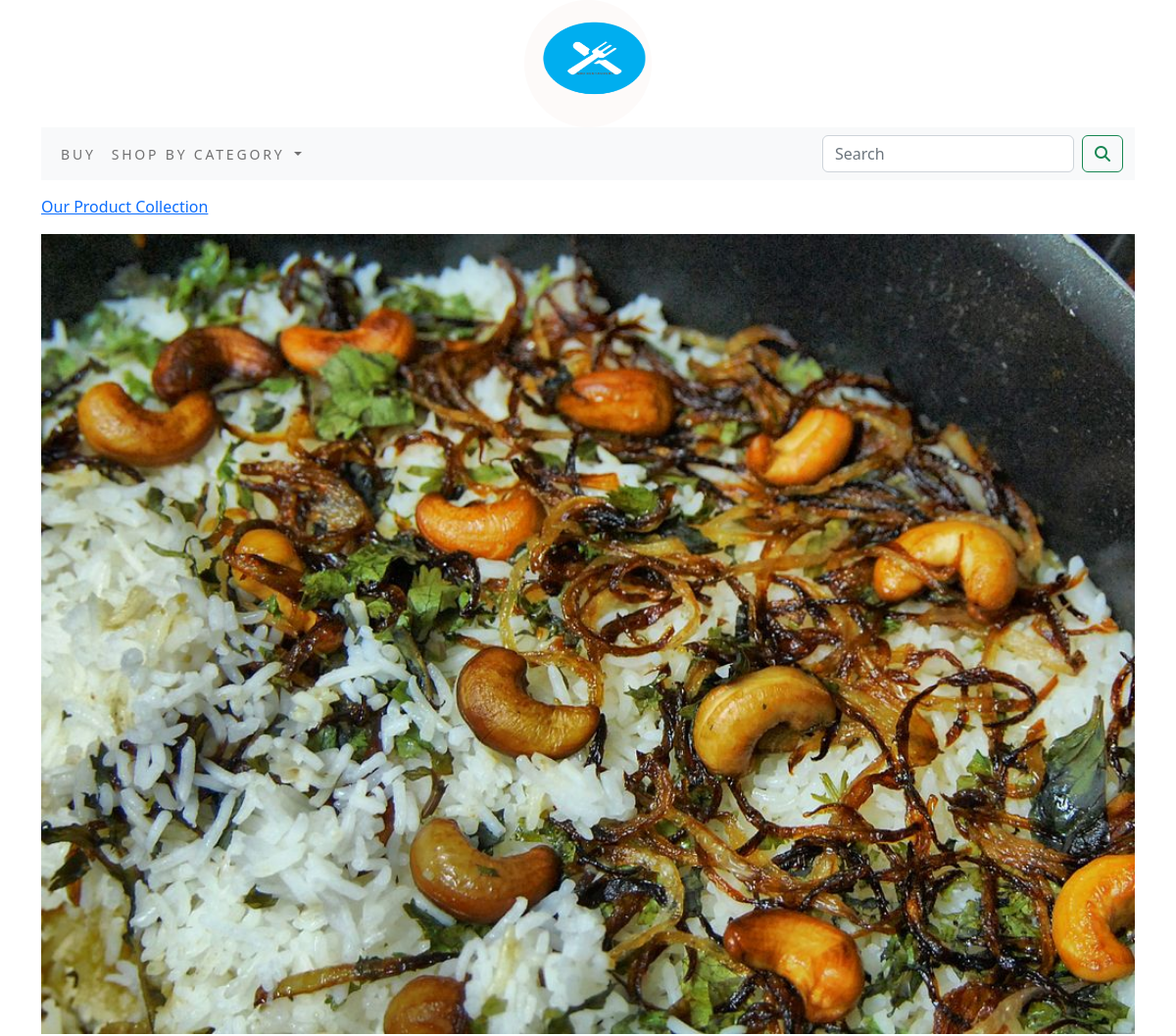
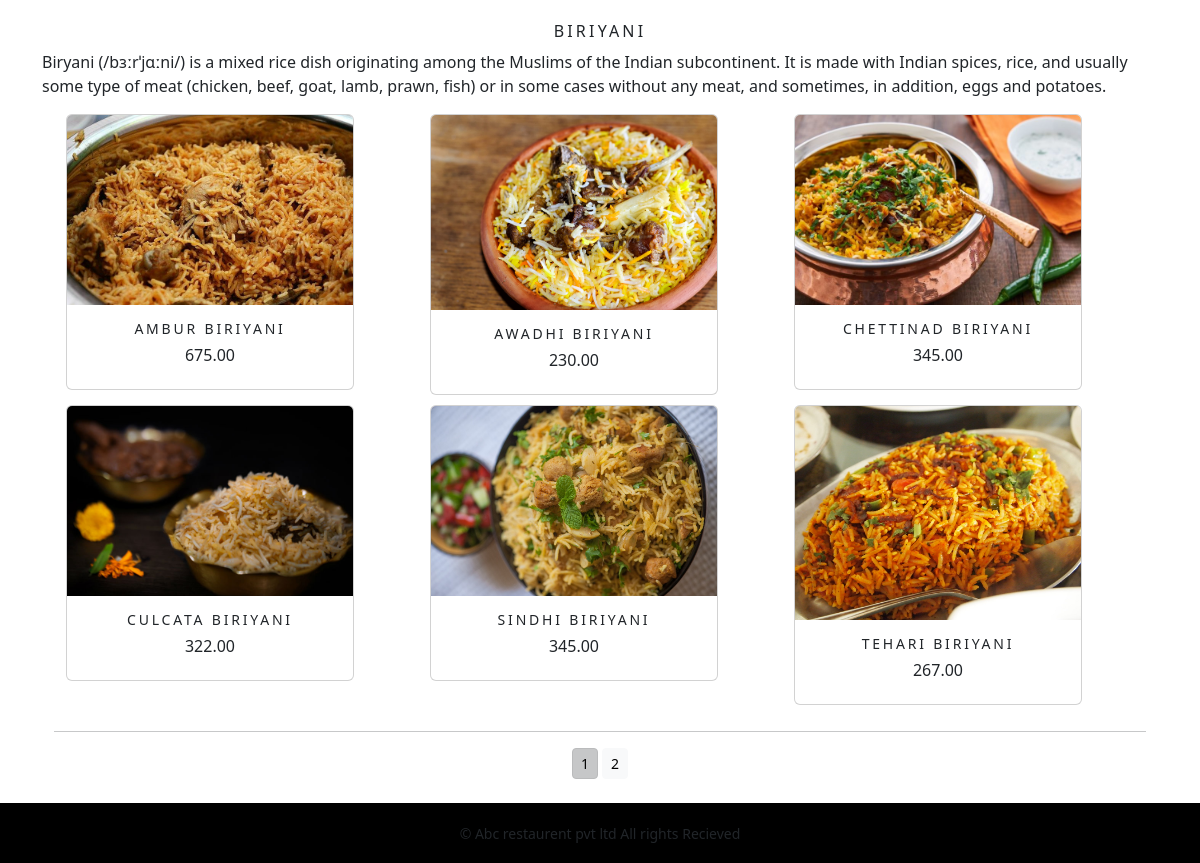
Page /home/Biriyani/ on the committed database (2 pictures, top to bottom).
### home/models.py (models this page shows, shortened)
class Category(models.Model):
    name = models.CharField(max_length=200, unique=True)
    slug = models.SlugField(max_length=200, unique=True)
    description = models.TextField(blank=True)
    image = models.ImageField(upload_to='category', blank=True)
    class Meta:
        ordering=('name',)
        verbose_name = 'category'
        verbose_name_plural = 'categories'
    def get_url(self):
        return reverse('home:Prod_by_cat',args=[self.slug])

class Product(models.Model):
    name = models.CharField(max_length=200, unique=True)
    slug = models.SlugField(max_length=200, unique=True)
    description = models.TextField(blank=True)
    price = models.DecimalField(max_digits=10, decimal_places=2, )
    category = models.ForeignKey(Category, on_delete=models.CASCADE)
    image = models.ImageField(upload_to='product', blank=True)
    stock = models.IntegerField()
    available = models.BooleanField(default=True)
    created = models.DateField(auto_now_add=True)
    updated = models.DateField(auto_now=True)
    class Meta:
        ordering=('name',)
        verbose_name = 'product'
        verbose_name_plural = 'products'
    def get_url(self):
        return reverse('home:ProDet',args=[self.category.slug,self.slug])

### home/views.py (the view)
# urls.py: path('',views.AllProCat,name='AllProCat'),
def AllProCat(request,c_slug=None):
    c_page=None
    products_list=None
    if c_slug != None:
        c_page=get_object_or_404(Category,slug=c_slug)
        products_list=Product.objects.all().filter(category=c_page,available=True)
    else:
        products_list=Product.objects.all().filter(available=True)
    paginator=Paginator(products_list,6)
    try:
        page=int(request.GET.get('page','1'))
    except:
        page=1
    try:
        products=paginator.page(page)
    except (EmptyPage,InvalidPage):
        products=paginator.page(Paginator.num_pages)
    return render(request,'home.html',{'category':c_page,'products':products})

### cart/context_processors.py (called while the page is built)
def counter(request):
    item_count=0
    if 'admin' in request.path:
        return {}
    else:
        try:
            cart=Cart.objects.filter(cart_id=_cart_id(request))
            cart_items=CartItem.objects.all().filter(cart=cart[:1])
            for cart_item in cart_items:
                item_count += cart_item.quantity
        except Cart.DoesNotExist:
            item_count=0
    return dict(item_count=item_count)

### cart/views.py (called while the page is built)
def _cart_id(request):
    cart=request.session.session_key
    if not cart:
        cart=request.session.create()
    return cart

### home/context_processors.py (called while the page is built)
def menu_links(request):
    links=Category.objects.all()
    return dict(links=links)

### templates/home.html (shortened to what this page needs)
{% extends 'base.html' %}
{% load static %}
{% block body %}
{% if category %}
<div>
    <div class="row my_row_class">
        <div class="mx-auto">
        <p><a  href="{% url 'home:AllProCat' %}">Our Product Collection</a></p>
    </div>
        </div>
</div>
{% endif %}
    <div class="mx-auto">
        {% if category %}
        <img class="my_image" src="{{category.image.url}}" alt="{{category.name}}">
    </div>
<br>
    <div>
        <h1 class="text-center my_title">{{category.name}}</h1>
        <p class="text-justify">{{category.description}}</p>
    </div>
{% endif %}
<div class="container ">
    <div class="row mx-auto">
        {% for product in products.object_list %}
        <div class="my_bottom_margin col-9 col-sm-12 col-md-4 col-lg-4">
            <div class="card text-center" style="width:18rem;">
                <a href="{{product.get_url}}"><img class="card-img-top my_image" src="{{product.image.url}}" alt="{{product.name}}"></a>
                <div class="card-body">
                    <h4>{{product.name}}</h4>
                    <h6>{{product.price}}</h6>
                </div>
            </div>
            </div>
        {% endfor %}
    </div>
    <div class="mx-auto">
        {% if products.paginator.num_pages > 1 %}
        <hr>
        <div class="text-center">
            {% for pg in products.paginator.page_range %}
            <a href="?page={{pg}}" class="btn btn-light btn-sm {% if products.number == pg %} active {% endif %}">{{pg}}</a>
            {% endfor %}
        </div>
        {% endif %}
    </div>
    <br>
</div>
{% endblock %}

### static/css/costom.css (style rules this page uses)
.my_row_class { padding-top:15px; }
.my_image { width:100%; height:auto; }
.my_title { font-size:16px; text-transform:uppercase; letter-spacing:.2em; }
.my_bottom_margin { margin-bottom:10px; }
.card-body h4 { font-size:14px; text-transform:uppercase; letter-spacing: .2em; }

### rows in the picture
Category: image (picture), name "BIRIYANI", description "Biryani (/bɜːrˈjɑːni/) is a mixed rice dish originating among the Muslims of the Indian subcontinent. It is made with Indian spices, rice, and usually some type of meat (chicken, beef, goat, lamb, prawn, fish) or in some cases without any meat, and sometimes, in addition, eggs and potatoes."
Product: image (picture), name "AMBUR BIRIYANI", price "675.00"
Product: image (picture), name "AWADHI BIRIYANI", price "230.00"
Product: image (picture), name "CHETTINAD BIRIYANI", price "345.00"
Product: image (picture), name "CULCATA BIRIYANI", price "322.00"
Product: image (picture), name "SINDHI BIRIYANI", price "345.00"
Product: image (picture), name "TEHARI BIRIYANI", price "267.00"

### other values in the picture
{{ pg }} "1" "2"
